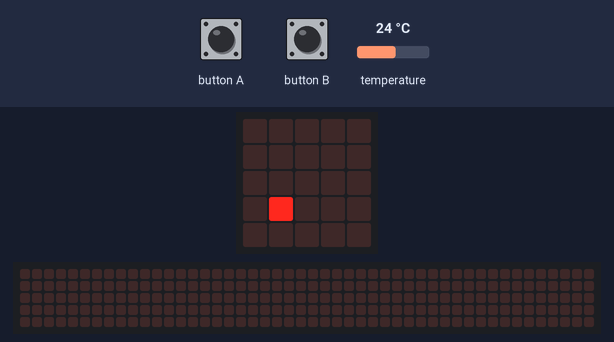
The program below on a simulated BBC micro:bit (MakeCode). Parts: the board's 5×5 LED display, a strip that is not on the board, showing the scrolling text unrolled. The inputs (shaded band) are chosen by the test bench; at power-on: temperature 24 °C. The 48×5 strip is a reading aid, not a part: it shows the text the display is scrolling, unrolled, one strip-width of it at a time.

Above: at 0.1 s.
2.4 s: button A pressed for 0.15 s
At 2.62 s:
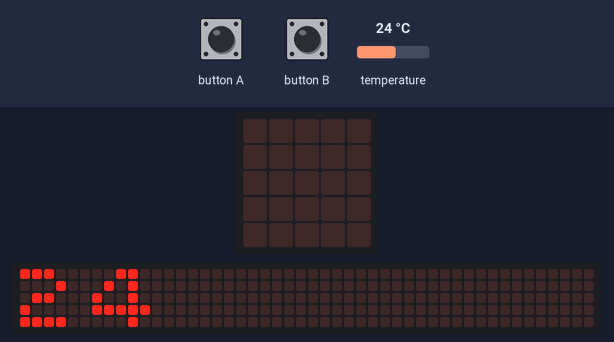
3.1 s: button B pressed for 0.15 s
At 6.22 s:
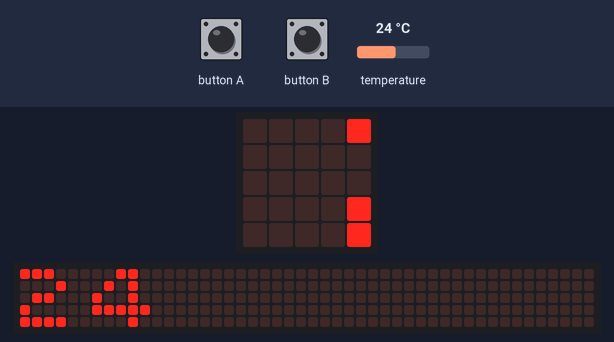
8.8 s: button A pressed for 0.15 s
At 10.57 s:
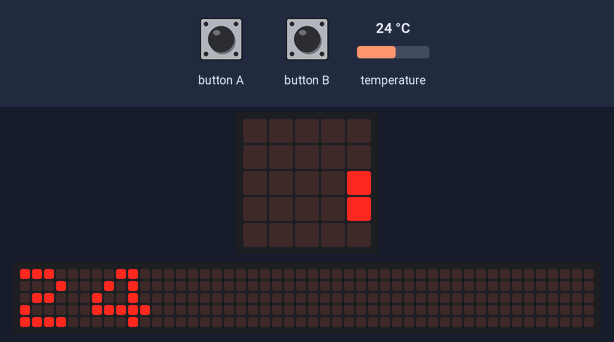
Timing chart, 0 to 12.1 s (numbered marks = the images above; inputs shaded):
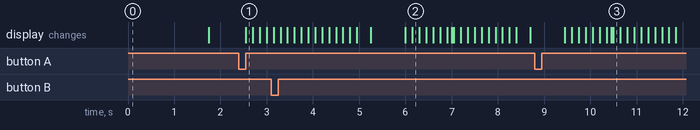

Measured:
- after the input at 2.4 s, the display: changes after 0.15 s (image 1)
- after the input at 8.8 s, the display: first changes after 0.65 s (image 3 shows a later state)

The program:

main.ts
```typescript
input.onButtonPressed(Button.A, function () {
    basic.showNumber(Min)
    basic.clearScreen()
})
input.onButtonPressed(Button.B, function () {
    basic.showNumber(Max)
    basic.clearScreen()
})
let Min = 0
let Max = 0
let Currenttemperature = input.temperature()
Max = Currenttemperature
Min = Currenttemperature
basic.forever(function () {
    basic.showString(".")
    Currenttemperature = input.temperature()
    if (Currenttemperature < Min) {
        Min = Currenttemperature
    }
    if (Currenttemperature < Max) {
        Max = Currenttemperature
    }
    basic.pause(1000)
    basic.clearScreen()
    basic.pause(1000)
})
```

test.ts
```typescript
// здесь помещаются тесты; они не будут скомпилированы, пока пакет используется в качестве расширения.
```
